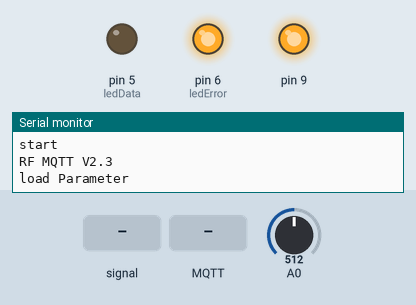
A sketch run on a simulated Arduino Uno, built for the host (arithmetic inside an expression is 32-bit, double 64-bit). On the bench: output pins drawn as LEDs (lit = HIGH), the last lines printed to the serial monitor. Inputs (shaded band) come from the test bench; at power-on: A0 = 512. WiFi joins after 1.5 s; servers stay silent unless stated; random numbers use the default seed unless the sketch sets one; EEPROM starts erased; no MQTT or app messages arrive unless stated.

Above: at 0.8 s.
0.9 s: A0 fed a 200 Hz sine of ±81 counts around its level
At 3.7 s:
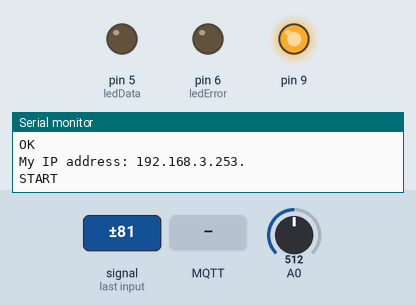
3.9 s: MQTT message "#" arrives on the first subscribed topic
5.4 s: MQTT message "on" arrives on the first subscribed topic
6.9 s: MQTT message "off" arrives on the first subscribed topic
Timing chart, 0 to 9.4 s (numbered marks = the images above; inputs shaded):
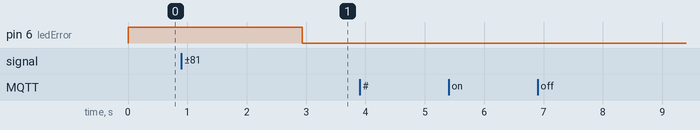

The sketch:

project.ino
```cpp
#include <TrueRandom.h>
#include <EEPROM.h>
#include <RCSwitch.h>
#include <SPI.h>
#include <Ethernet.h>
#include <PubSubClient.h>

RCSwitch mySwitch = RCSwitch();

//========================================================
// Update these with values suitable for your network.

IPAddress server(156, 67, 214, 77);
IPAddress ip(192, 168, 3, 253); //INPUT NILAI IP STATIS
long lastReconnectAttempt = 0;

char Conection_name[20] = "testMQTT";
char Username_conn[20] = "rahman";
char Password_conn[20] = "rahman";

String ID_Device = "RA100";
char Subscribe[10] = "Command";
char Publish[10] = "RFINPUT";
// =========================================================.


const int W5500_RESET_PIN = 11;

byte MAC_ADDR[6];
char macstr[18];
const int ledData = 5;
const int ledError = 6;

String incoming = "";
void callback(char* topic, byte* payload, unsigned int length) {
    payload[length] = '\0';
     String strTopic = String((char*)topic);
     String strSubs = String((char*)Subscribe);

    if (strTopic == strSubs) {
      Serial.println((char *)payload);
    }
}

EthernetClient ethClient;
PubSubClient client(server, 1883, callback, ethClient);

boolean reconnect() {
 if (client.connect(Conection_name, Username_conn, Password_conn)) {
    client.subscribe(Subscribe);
  }
  return client.connected();
}
void load_parameter(){
  Serial.println("load Parameter");

     // Store MAC address in EEPROM
  if (EEPROM.read(7) == '#') {
    for (int i = 1; i < 6; i++) {
      MAC_ADDR[i] = EEPROM.read(i+1);
    }
  } else {
    for (int i = 1; i < 6; i++) {
      MAC_ADDR[i] = TrueRandom.randomByte();
      EEPROM.write(i+1, MAC_ADDR[i]);
    }
    EEPROM.write(7, '#');
  }

  Serial.print("Conection_name  : "); Serial.println(Conection_name);
  Serial.print("Username_conn   : ");Serial.println(Username_conn);
  Serial.print("Password_conn   : ");Serial.println(Password_conn);
  Serial.println("--------------------------------------------------");
  Serial.print("ID_Device       : ");Serial.println(ID_Device);
  Serial.print("Subscribe       : ");Serial.println(Subscribe);
  Serial.print("Publish         : ");Serial.println(Publish);
  Serial.println("--------------------------------------------------");
  Serial.print("IP STATIC       : ");Serial.println(ip);
  Serial.print("MAC RANDOM      : ");Serial.println(mac2String(MAC_ADDR));
  Serial.print("server          : ");Serial.println(server);
  Serial.println("--------------------------------------------------");
   Serial.println("");

}

String mac2String(byte ar[]){
  String s;
  for (byte i = 0; i < 6; ++i)
  {
    char buf[3];
    sprintf(buf, "%2X", ar[i]);
    s += buf;
    if (i < 5) s += ':';
  }
  return s;
}

void setup() {
  Serial.begin(9600);
  //mySwitch.enableReceive(0);   default
  mySwitch.enableReceive(1);

    Serial.println("start");
    pinMode(9, OUTPUT);
  digitalWrite(9, LOW);
  delayMicroseconds(500);
  digitalWrite(9, HIGH);
  delayMicroseconds(1000);

  pinMode(ledData,OUTPUT);
  pinMode(ledError,OUTPUT);

    digitalWrite(ledError, HIGH);

  Serial.print("RF MQTT V2.3\r\n");
  load_parameter();

//   if (Ethernet.begin(MAC_ADDR,ip) == 0) {
//    Serial.println("Failed to configure Ethernet using DHCP");
//    // no point in carrying on, so do nothing forevermore:
//    for (;;)
//      ;
//  }
//  else{
//  Serial.println("OK");
//      digitalWrite(ledError, LOW);
//  }


  Ethernet.begin(MAC_ADDR,ip);
  while(!Ethernet.begin(MAC_ADDR))
  {
    Serial.println("Failed to configure Ethernet using DHCP");
  }

  Serial.println("OK");
  digitalWrite(ledError, LOW);


  // print your local IP address:
  Serial.print("My IP address: ");
  for (byte thisByte = 0; thisByte < 4; thisByte++) {
    // print the value of each byte of the IP address:
    Serial.print(Ethernet.localIP()[thisByte], DEC);
    Serial.print(".");
  }
  Serial.println();


 if (client.connect(Conection_name, Username_conn, Password_conn)) {
    client.subscribe(Subscribe);
  }
  else {
    Serial.println("Server not Connected");
  }

  Serial.print("START\r\n");
}

void loop() {
  //SERIAL loop
    while (Serial.available() > 0) {

                incoming = Serial.readString();
                // say what you got:
                Serial.println(incoming);

                Serial.flush();
                //SET#CON#TEXT#         //Connection Name
                //SET#USR#USERNAME#     //Username Connection
                //SET#PSW#PASSWORD#     //Password Connection
                //SET#IDD#IDDevice#     //ID Device
                //SET#SUB#Subscribe#    //Subscribe MQTT
                //SET#PUB#Publish#      //Publish MQTT
                //SET#SRV#192.168.3.1#  //IP Server

    }

//Cek STATUS CONNECTION
if(Ethernet.maintain()==0){
  //nothing happen
}
else if(Ethernet.maintain()==1){
  //renew failed
}
else if(Ethernet.maintain()==2){
  //renew success
}
else if(Ethernet.maintain()==3){
  //rebind fail
}
else if(Ethernet.maintain()==4){
  //rebind success
}

 if (client.connect(Conection_name, Username_conn, Password_conn)) {
    // Client connected
    digitalWrite(ledError, LOW);
     client.loop();
      if (mySwitch.available()) {

        int value = mySwitch.getReceivedValue();
        int length = mySwitch.getReceivedBitlength();
        if (value == 0) {
          Serial.print("Unknown encoding");
        }
        else {
          String data = String(mySwitch.getReceivedValue(), HEX);
          char charBuf[20];
          data.toCharArray(charBuf, 20);

          if(data.length()<6){
//            Serial.print("0");
//          Serial.println(data);
            if(data.length()==5){
              //Add dummy 0 one char
              data=String("0")+data;
            }
            else if(data.length()==4){
              //Add dummy 0 two char
              data=String("00")+data;
            }
            else if(data.length()==3){
              //Add dummy 0 three char
              data=String("000")+data;
            }
            else if(data.length()==2){
              //Add dummy 0 four char
              data=String("0000")+data;
            }
          }

          //RFADDRESS#DAT#IDdevice#tombol
          //12345#DAT#RA001#01
          String DatatoSendStr;
          char DatatoSend[100];
          String RF = String(data.substring(0,5));
          RF.toUpperCase();

          DatatoSendStr = RF + String("#DAT#") + ID_Device + String("#0") + String(data.substring(5,6));
          DatatoSendStr.toCharArray(DatatoSend, 100);

          Serial.println(DatatoSend);
          client.publish(Publish,DatatoSend);
          delay(200);
          digitalWrite(ledData,HIGH);
          delay(250);
          digitalWrite(ledData,LOW);
        }

    mySwitch.resetAvailable();
      }
  }
  else {
    Serial.println("Server not Connected");
     digitalWrite(ledError, HIGH);

  }
}
```

TrueRandom.h
```cpp
// (licence header left out)
#ifndef TrueRandom_h
#define TrueRandom_h

#include <inttypes.h>
class TrueRandomClass
{
  public:
    int rand();
    long random();
    long random(long howBig);
    long random(long howsmall, long how);
    int randomBit(void);
    char randomByte(void);
    void memfill(char* location, int size);
    void mac(uint8_t* macLocation);
    void uuid(uint8_t* uuidLocation);
  private:
    int randomBitRaw(void);
    int randomBitRaw2(void);
};
extern TrueRandomClass TrueRandom;
#endif
```
